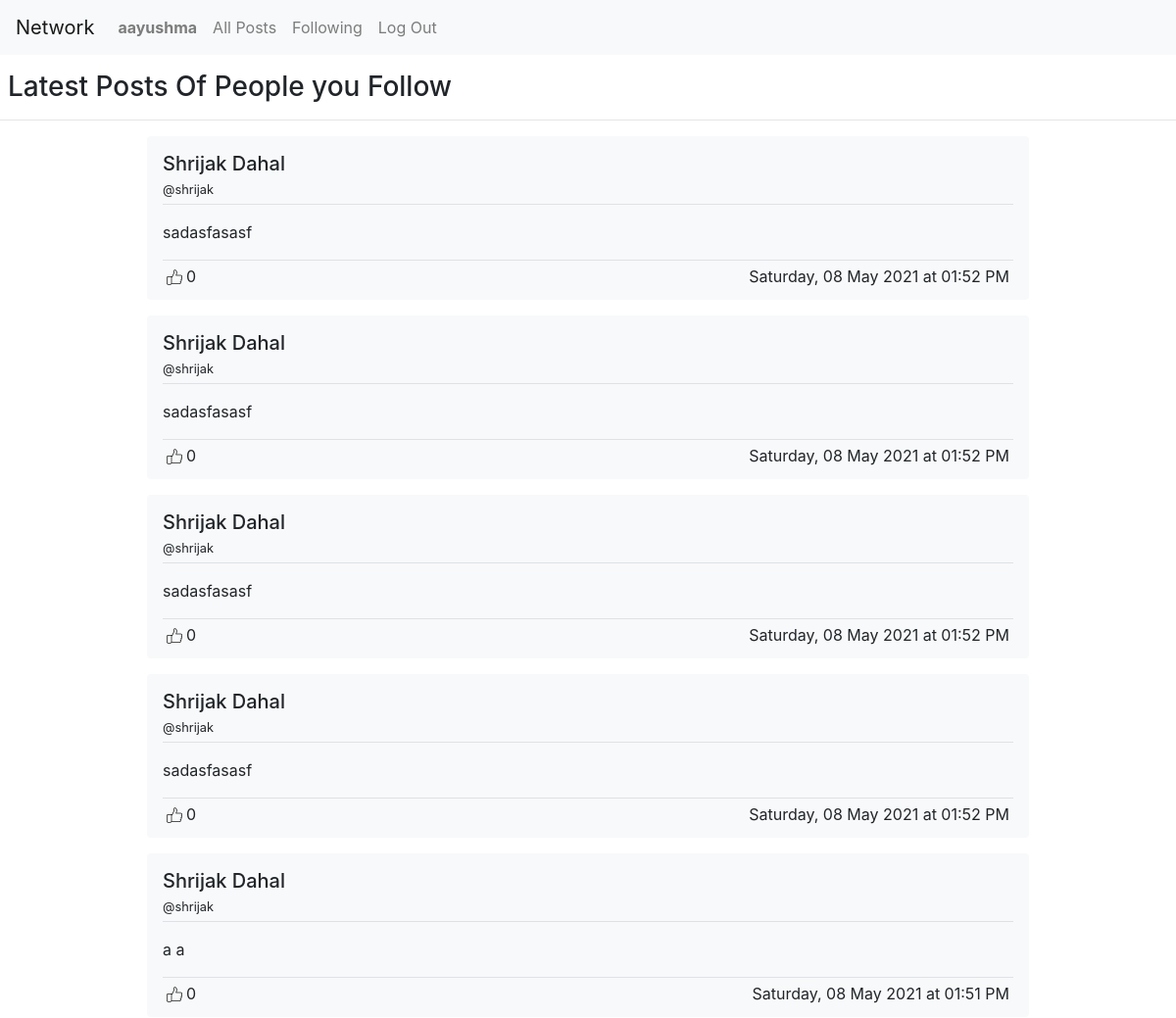
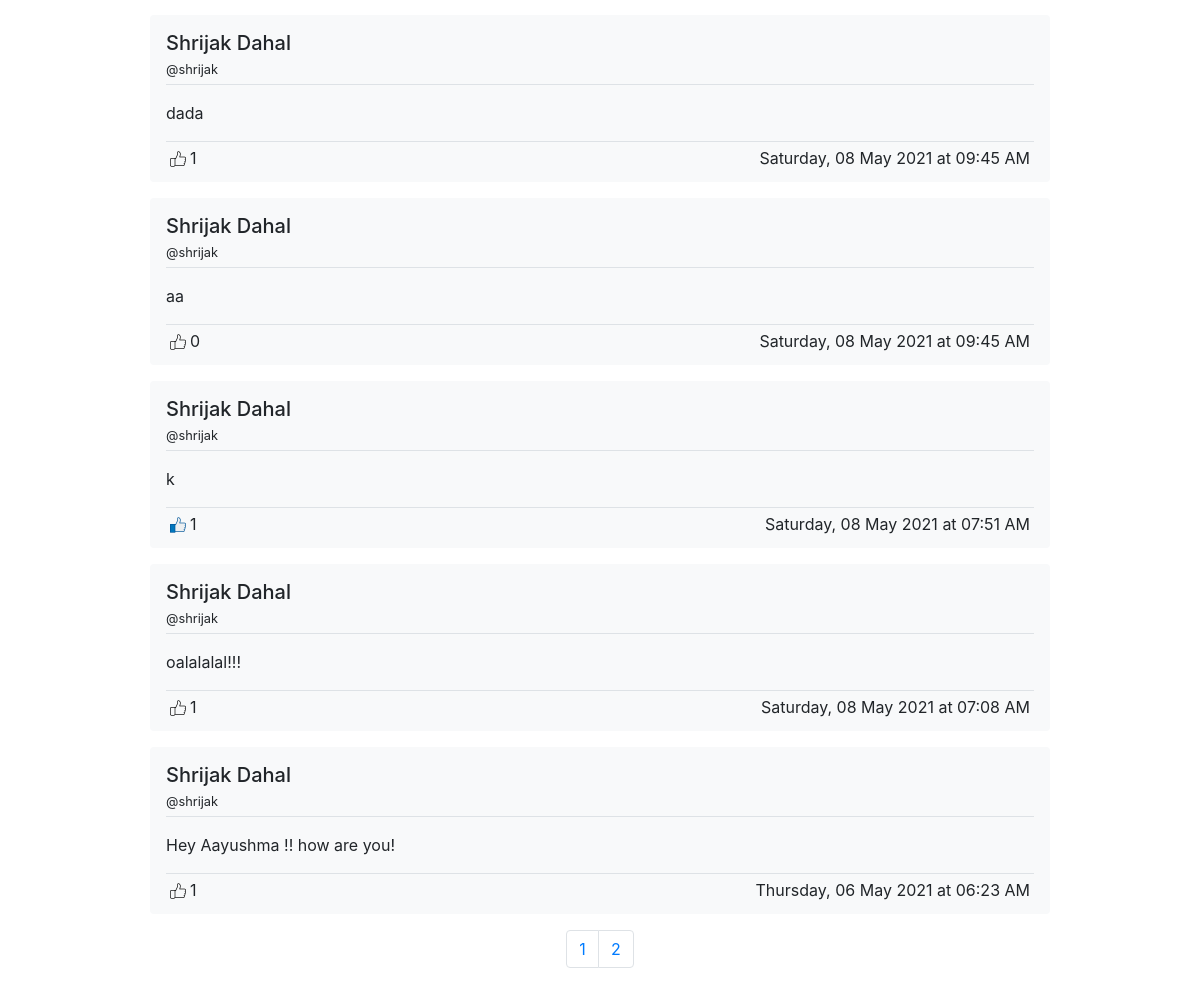
The page /following (signed in) on the database its author committed (2 pictures, top to bottom).
### network/models.py (models this page shows)
class User(AbstractUser):
    pass

class Tweet(models.Model):
    user = models.ForeignKey("User", on_delete=models.CASCADE, related_name="tweets")
    body = models.TextField(blank=True)
    timestamp = models.DateTimeField(auto_now_add=True)
    like = models.ManyToManyField(User,related_name="likes_count")
    def serialize(self, current_user):
        if current_user in self.like.all():
            flag="Y"
        else:
            flag="N"
        if self.user == current_user:
            edit="Y"
        else:
            edit="N"
        return {
            "id": self.id,
            "user": self.user.username,
            "first_name": self.user.first_name,
            "last_name": self.user.last_name,
            "body": self.body,
            "timestamp": self.timestamp.strftime("%A, %d %B %Y at %I:%M %p"),
            "like": self.like.count(),
            "flag": flag,
            "edit":edit
        }

### network/views.py (the view)
# urls.py: path("following",views.following,name="following"),
@login_required
def following(request):
    followed_users = [followed.following for followed in request.user.following.all()]
    tweets = Tweet.objects.filter(user__in=followed_users).order_by("-timestamp")
    return render(request,"network/following.html",{"tweets":[tweeted.serialize(request.user) for tweeted in tweets]})

### network/templates/network/following.html (shortened to what this page needs)
{% extends "network/layout.html" %}
{% load static %}
{% block body %}
<h3 class="pt-3 pl-2">Latest Posts Of People you Follow</h3>
<hr>
<div id="all_posts" data-max_post="{{tweets|length}}" class="mx-auto w-75 mt-3">
  {% if tweets|length == 0  %}
  <p class="text-center mx-auto">You haven't followed anyone!!!</p>
  {% else %}
{% for tweet in tweets %}
<div class="bg-light rounded p-3 mb-3 posts" id="post{{forloop.counter}}">
<p style="text-align:left;vertical-align:middle;" class="border-bottom pb-1"><span data-username="{{tweet.user}}" class="user" style="cursor: pointer;">
<span class="h5">{{tweet.first_name}} {{tweet.last_name}}</span><br/>
<span class="small">@{{tweet.user}}</span>
</span></p>
<p id="b{{tweet.id}}" class="text-justify">{{tweet.body}}</p>
<p class="p-1 border-top"><span class="float-left"><img style="cursor: pointer;" id="l{{tweet.id}}" data-tweetid="{{tweet.id}}" data-l_u = "{{tweet.flag}}" role="button" class="pr-1 like" width="20px"><span id="lv{{tweet.id}}">{{tweet.like}}</span></span>
<span class="float-right">{{tweet.timestamp}}</span></p>
</div>
{% endfor %}
{% endif %}
</div>
<nav aria-label="Page navigation example" class="d-flex justify-content-center">
<ul class="pagination" id="page_number">
</ul>
</nav>
{% endblock %}

### network/templates/network/layout.html (shortened to what this page needs)
{% load static %}
<!DOCTYPE html>
<html lang="en">
    <head>
        <link rel="stylesheet" href="https://stackpath.bootstrapcdn.com/bootstrap/4.4.1/css/bootstrap.min.css">
        <link href="{% static 'network/styles.css' %}" rel="stylesheet">
    </head>
    <body>
        <nav class="navbar navbar-expand-lg navbar-light bg-light">
            <a class="navbar-brand" href="{% url 'index' %}">Network</a>
            <div>
              <ul class="navbar-nav mr-auto">
                {% if user.is_authenticated %}
                    <li class="nav-item">
                        <a class="nav-link" href="{% url 'profile' user.username %}"><strong>{{ user.username }}</strong></a>
                    </li>
                {% endif %}
                <li class="nav-item">
                  <a class="nav-link" href="{% url 'index' %}">All Posts</a>
                </li>
                {% if user.is_authenticated %}
                    <li class="nav-item">
                        <a class="nav-link" href="{% url 'following' %}">Following</a>
                    </li>
                    <li class="nav-item">
                        <a class="nav-link" href="{% url 'logout' %}">Log Out</a>
                    </li>
                {% endif %}
              </ul>
            </div>
          </nav>
        <div class="body">
            {% block body %}
            {% endblock %}
        </div>
    </body>
</html>

### rows shown on the page
User: username "aayushma"
User: first_name "Shrijak" "Shrijak" "Shrijak" "Shrijak" "Shrijak" "Shrijak" "Shrijak" "Shrijak" "Shrijak" "Shrijak", last_name "Dahal" "Dahal" "Dahal" "Dahal" "Dahal" "Dahal" "Dahal" "Dahal" "Dahal" "Dahal", user "shrijak" "shrijak" "shrijak" "shrijak" "shrijak" "shrijak" "shrijak" "shrijak" "shrijak" "shrijak"
Tweet: body "sadasfasasf"
Tweet: body "sadasfasasf"
Tweet: body "sadasfasasf"
Tweet: body "sadasfasasf"
Tweet: body "a a"
Tweet: body "dada"
Tweet: body "aa"
Tweet: body "oalalalal!!!"
Tweet: body "Hey Aayushma !! how are you!"

### other values the page prints
{{ tweet.like }} "0" "0" "0" "0" "0" "1" "0" "1" "1" "1"
{{ tweet.timestamp }} "Saturday, 08 May 2021 at 01:52 PM" "Saturday, 08 May 2021 at 01:52 PM" "Saturday, 08 May 2021 at 01:52 PM" "Saturday, 08 May 2021 at 01:52 PM" "Saturday, 08 May 2021 at 01:51 PM" "Saturday, 08 May 2021 at 09:45 AM" "Saturday, 08 May 2021 at 09:45 AM" "Saturday, 08 May 2021 at 07:51 AM" "Saturday, 08 May 2021 at 07:08 AM" "Thursday, 06 May 2021 at 06:23 AM"
{{ tweet.body }} "k"
